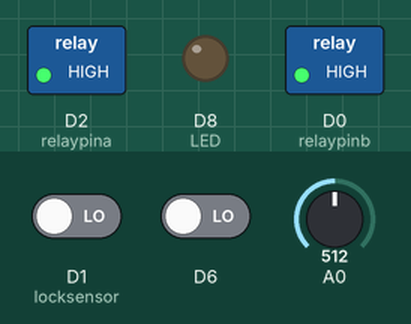
Simulated run of this sketch. Board: ESP8266 (NodeMCU). Shown: switched loads named in the sketch (green lamp = pin HIGH), output pins drawn as LEDs (lit = HIGH). Dashed ring = blinking. Inputs (shaded band) come from the test bench; at power-on: D6 LOW, D1 (locksensor) LOW, A0 = 512. WiFi joins after 1.5 s; servers stay silent unless stated; what the sketch prints to the serial monitor is not drawn.

Above: at 1.2 s.
1.3 s: D6 driven HIGH
At 3.09 s:
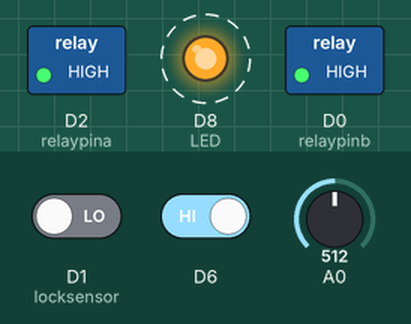
4.8 s: D1 (locksensor) driven HIGH
At 4.9 s:
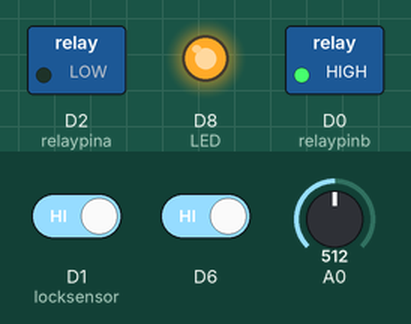
8.3 s: D6 driven LOW
At 8.8 s:
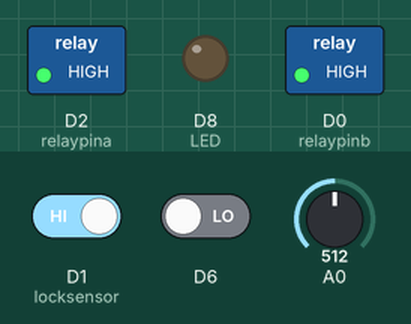
Timing chart, 0 to 11.3 s (numbered marks = the images above; inputs shaded):
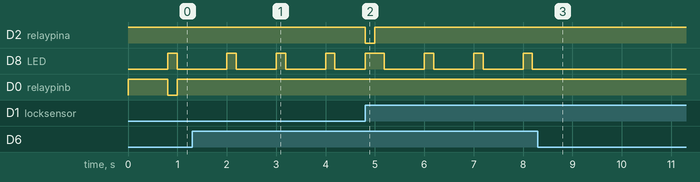

The sketch:

esp1_V6.ino
```cpp
#include <SimpleTimer.h>

#include <ESP8266WiFi.h>
#include <espnow.h>

#include <WiFiClient.h>
#include <ESP8266WebServer.h>
#include <ESP8266mDNS.h>
#include <ESP8266HTTPUpdateServer.h>
//
//#ifndef STASSID
  const char *ssid = "hlo123";
  const char *pass = "1231231234";

//#endif

bool r1 = 1;
bool r2 = 1;


int seecrr = 0;

bool serp = 1;
bool acc = 0;
unsigned long oped = 0;
bool atkbb = 0;
bool carmoving = 0;
unsigned long lockcode = 0;
unsigned long unlockcode = 0;

bool dooropen = 0;
unsigned long locksucesscode = 0;
unsigned long unlocksucesscode = 0;

int remoteunlockcode = 0;
int remotelockcode = 0;


bool atka = 0;
char ACCESS_KEY[] = "09 97 3D 59";
char ACCESS_CARD[] = "46 C6 24 52";

typedef struct struct_message {
  int dataa;
  int datab;
  int datac;
  unsigned long datad;
  unsigned long datae;

} struct_message;

struct_message myData;

struct_message incomingReadings;

uint8_t broadcastAddress[] = {0xDC, 0x4F, 0x22, 0x76, 0x27, 0xE4};


int but = 0;


#define SS_PIN D4
#define RST_PIN D3
#define relaypina D2
#define relaypinb D0
#define locksensor D1
#define LED D8

SimpleTimer timer;


void secret() {


  if (digitalRead(D6) == 1) {
    digitalWrite(D8, HIGH);
    delay(190);
    digitalWrite(D8, LOW);
    Serial.print(seecrr);

    seecrr++;
  }


  if (digitalRead(D6) == 0) {

    if (seecrr == 4) {
      digitalWrite(D8, HIGH);


      lockandunlock();


    }


    seecrr = 0;

  }


}


void setup() {


  pinMode(relaypina, OUTPUT);
  pinMode(relaypinb, OUTPUT);
  pinMode(LED, OUTPUT);
  digitalWrite(relaypina, HIGH);
  digitalWrite(relaypinb, HIGH);
  digitalWrite(LED, LOW);
  pinMode(A0, INPUT);
  pinMode(locksensor, INPUT);
  pinMode(D6, INPUT);
  Serial.begin(115200);

  WiFi.mode(WIFI_STA);
//  WiFi.begin(ssid, pass);


  wifi_promiscuous_enable(1);
  wifi_set_channel(1);
  wifi_promiscuous_enable(0);


  timer.setInterval(4000, clearall);
  timer.setInterval(10000, mfrcc);
  timer.setInterval(1300, datasend);

  timer.setInterval(1500, corr);

  timer.setInterval(800, alll);
  timer.setInterval(1000, secret);
  if (esp_now_init() != 0) {
    Serial.println("Error initializing ESP-NOW");
    return;
  }

  esp_now_set_self_role(ESP_NOW_ROLE_COMBO);

  esp_now_register_send_cb(OnDataSent);
  esp_now_add_peer(broadcastAddress, ESP_NOW_ROLE_COMBO, 1, NULL, 0);


  esp_now_register_recv_cb(OnDataRecv);


}


void datasend() {
  but = digitalRead(locksensor);
  myData.dataa = but;
  myData.datab = acc;
  myData.datac = analogRead(A0);
  myData.datad = oped;
  myData.datae = true;
  esp_now_send(broadcastAddress, (uint8_t *) &myData, sizeof(myData));

}


void corr(){


  int atkb = 1;

  int buu = analogRead(A0);
  if (buu > 200 && atkb == 1 && atkbb == 1) {
    acc = 1;
    atkbb = 0;
    atkb = 0;
//ESP.setcpufreq(80);


  }


  if (buu < 100 && atkb == 1 && atkbb == 0) {
    atkbb = 1;
    atkb = 0;
    acc = 0;
    unlock();

  }


}


void loop() {
  // put your main code here, to run repeatedly:
  timer.run();


}


void alll() {


  if (lockcode > locksucesscode) {
    locksucesscode = lockcode;

    Serial.print(locksucesscode);


    lock();

  }


  if (remoteunlockcode == 1) {

    remoteunlockcode = 0;
    unlock();


  }


  if (remotelockcode == 1) {

    remotelockcode = 0;


    lock();


  }


  if (unlockcode > unlocksucesscode) {
    unlocksucesscode = unlockcode;

    Serial.print(unlocksucesscode);

    unlock();
  }


  if (carmoving == 1 && r1 == 1) {
    r1 = 0;
    lock();
  }


  if (carmoving == 0 && r1 == 0) {
    r1 = 1;
  }


  int  atk = 1;

  int but = digitalRead(locksensor);
  if (but == HIGH && atk == 1 && atka == 1) {

    lock();
    atka = 0;
    atk = 0;

  }


  if (but == LOW && atk == 1 && atka == 0) {
    atka = 1;
    atk = 0;
    unlock();

  }


}


void mfrcc()
{

  digitalWrite(relaypina, HIGH);
  digitalWrite(relaypinb, HIGH);
  digitalWrite(LED, LOW);
}


void clearall()
{
  r2 = 1;
}

void unlock()
{

  if (r2 == 1) {
    r2 = 0;
    oped++;
    digitalWrite(LED, HIGH);

    Serial.print("unlocked");

    digitalWrite(relaypina, HIGH);
    digitalWrite(relaypinb, LOW);
    delay(200);
    digitalWrite(relaypina, HIGH);
    digitalWrite(relaypinb, HIGH);
    digitalWrite(LED, LOW);

  }
}

void lock()
{

  if (r2 == 1) {
    r2 = 0;

    oped++;
    digitalWrite(LED, HIGH);

    Serial.print("locked");

    digitalWrite(relaypina, LOW);
    digitalWrite(relaypinb, HIGH);
    delay(200);
    digitalWrite(relaypina, HIGH);
    digitalWrite(relaypinb, HIGH);
    digitalWrite(LED, LOW);
  }
}


void lockandunlock()
{

  if (r2 == 1) {
    r2 = 0;

    oped++;
    digitalWrite(LED, HIGH);

    Serial.print("locked");

    digitalWrite(relaypina, HIGH);
    digitalWrite(relaypinb, LOW);
    delay(200);
    digitalWrite(relaypina, HIGH);
    digitalWrite(relaypinb, HIGH);


    delay(800);

    digitalWrite(relaypina, LOW);
    digitalWrite(relaypinb, HIGH);
    delay(200);
    digitalWrite(relaypina, HIGH);
    digitalWrite(relaypinb, HIGH);


    digitalWrite(LED, LOW);
  }
}


void OnDataRecv(uint8_t * mac, uint8_t *incomingData, uint8_t len) {
  memcpy(&incomingReadings, incomingData, sizeof(incomingReadings));
//  Serial.print("Bytes received: ");
//  Serial.println(len);


  int unk = incomingReadings.datab;   //secret


  if (unk == false) {
    carmoving = incomingReadings.dataa;   // mpu6050


    dooropen = incomingReadings.datac;   //door

    lockcode = incomingReadings.datad;  //lock
    unlockcode = incomingReadings.datae;  ///unlock
  }


  if (unk == true) {


    remotelockcode = incomingReadings.datad;  //lock
    remoteunlockcode = incomingReadings.datae;  ///unlock


  }


}

void OnDataSent(uint8_t *mac_addr, uint8_t sendStatus) {
  //  Serial.print("Last Packet Send Status: ");
  if (sendStatus == 0) {
    //    Serial.println("Delivery success");
  }
  else {
    //    Serial.println("Delivery fail");
  }
}
```

Measured:
- after the input at 1.3 s, D8 (LED): alternates HIGH for 0.19 s and LOW for 0.81 s, starting after 0.70 s
- after the input at 4.8 s, D2 (relaypina): HIGH → LOW at once, → HIGH 0.20 s later
- after the input at 8.3 s, D8 (LED): stops changing and stays LOW
